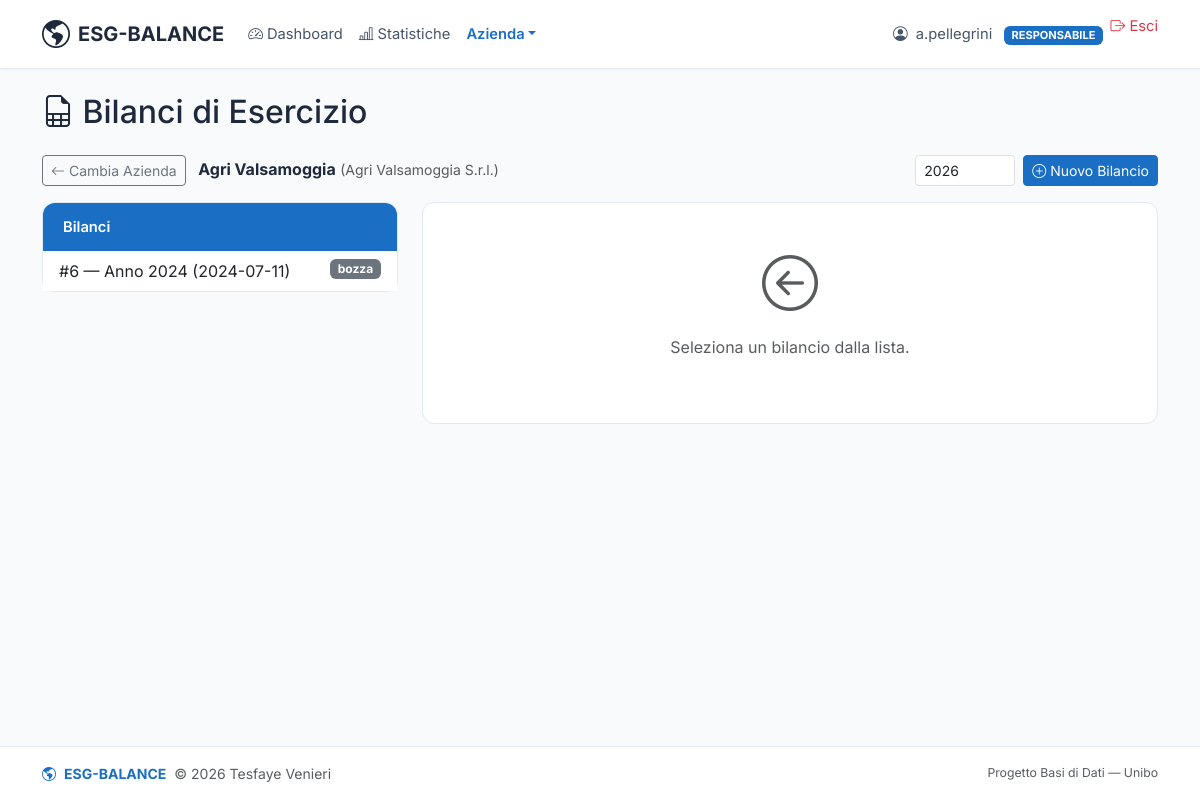
The app's page /pages/responsabile/bilancio.php?azienda=3 (signed in) with its own data.
### tables this page shows
CREATE TABLE aziende (
    id                      INT             NOT NULL AUTO_INCREMENT,
    nome                    VARCHAR(150)    NOT NULL,
    ragione_sociale         VARCHAR(200)    NOT NULL,
    partita_iva             VARCHAR(11)     NOT NULL,
    settore                 VARCHAR(100)    DEFAULT NULL,
    num_dipendenti          INT             DEFAULT NULL,
    logo                    VARCHAR(255)    DEFAULT NULL,
    nr_bilanci              INT             DEFAULT 0,
    username_responsabile   VARCHAR(50)     NOT NULL,
    PRIMARY KEY (id),
    UNIQUE KEY (ragione_sociale),
    UNIQUE KEY (partita_iva),
    FOREIGN KEY (username_responsabile) REFERENCES responsabili(username) ON DELETE CASCADE
);

CREATE TABLE bilanci (
    id              INT     NOT NULL AUTO_INCREMENT,
    id_azienda      INT     NOT NULL,
    anno            YEAR    NOT NULL,
    data_creazione  DATE    NOT NULL,
    stato           ENUM('bozza','in_revisione','approvato','respinto') DEFAULT 'bozza',
    PRIMARY KEY (id),
    UNIQUE KEY (id_azienda, anno),
    FOREIGN KEY (id_azienda) REFERENCES aziende(id) ON DELETE CASCADE
);

### includes/auth.php (called while the page is built, shortened)
<?php
function currentUser(): ?string
{
    return $_SESSION['username'] ?? null;
}

### includes/db.php (called while the page is built, shortened)
<?php
function query(string $sql, array $params = []): array
{
    $pdo = getDBConnection();
    $stmt = $pdo->prepare($sql);
    $stmt->execute($params);
    return $stmt->fetchAll();
}
function queryOne(string $sql, array $params = []): ?array
{
    $rows = query($sql, $params);
    return $rows[0] ?? null;
}

### includes/functions.php (called while the page is built, shortened)
<?php
function statoBadgeClass(string $stato): string
{
    return match ($stato) {
        'bozza'        => 'bg-secondary text-white',
        'in_revisione' => 'bg-accent text-white',
        'approvato'    => 'bg-success text-white',
        'respinto'     => 'bg-danger text-white',
        default        => 'bg-secondary text-white',
    };
}

### pages/responsabile/bilancio.php (the view, shortened to what this page needs)
<?php
require_once __DIR__ . '/../../includes/auth.php';
require_once __DIR__ . '/../../includes/db.php';
require_once __DIR__ . '/../../includes/functions.php';
$username = currentUser();
$id_azienda  = (int)($_GET['azienda'] ?? 0);
$id_bilancio = (int)($_GET['bilancio'] ?? 0);
$azienda = null;
if ($id_azienda > 0) {
    $azienda = queryOne(
        "SELECT * FROM aziende WHERE id = ? AND username_responsabile = ?",
        [$id_azienda, $username]
    );
}
$aziende = query(
    "SELECT id, nome, ragione_sociale FROM aziende WHERE username_responsabile = ? ORDER BY nome",
    [$username]
);
$bilanci = [];
if ($azienda) {
    $bilanci = query(
        "SELECT * FROM bilanci WHERE id_azienda = ? ORDER BY data_creazione DESC",
        [$id_azienda]
    );
}
$valori_bilancio = [];
$bilancio_sel = null;
$voci = query("SELECT nome FROM voci_contabili ORDER BY nome");
require_once __DIR__ . '/../../includes/header.php';
?>
<h2 class="mb-4"><i class="bi bi-file-earmark-spreadsheet"></i> Bilanci di Esercizio</h2>
<?php if (!$azienda): ?>
    <div class="card">
        <div class="card-header bg-accent text-white">Seleziona Azienda</div>
        <div class="card-body">
            <?php if (empty($aziende)): ?>
                <p class="text-muted">Nessuna azienda registrata. <a href="aziende.php">Registrane una</a>.</p>
            <?php else: ?>
                <div class="list-group">
                    <?php foreach ($aziende as $a): ?>
                        <a href="bilancio.php?azienda=<?php echo $a['id']; ?>" class="list-group-item list-group-item-action">
                            <strong><?php echo htmlspecialchars($a['nome']); ?></strong>
                            <small class="text-muted">— <?php echo htmlspecialchars($a['ragione_sociale']); ?></small>
                        </a>
                    <?php endforeach; ?>
                </div>
            <?php endif; ?>
        </div>
    </div>
<?php else: ?>
    <div class="d-flex justify-content-between align-items-center mb-3">
        <div>
            <a href="bilancio.php" class="btn btn-outline-secondary btn-sm"><i class="bi bi-arrow-left"></i> Cambia Azienda</a>
            <span class="ms-2 fw-bold"><?php echo htmlspecialchars($azienda['nome']); ?></span>
            <small class="text-muted">(<?php echo htmlspecialchars($azienda['ragione_sociale']); ?>)</small>
        </div>
        <form method="POST" class="d-inline d-flex align-items-center gap-2">
            <input type="number" name="anno" class="form-control form-control-sm" style="width:100px"
                placeholder="Anno" min="2000" max="2099" value="<?php echo date('Y'); ?>" required>
            <button type="submit" class="btn btn-accent btn-sm"><i class="bi bi-plus-circle"></i> Nuovo Bilancio</button>
        </form>
    </div>
    <div class="row g-4">
        <div class="col-md-4">
            <div class="card">
                <div class="card-header bg-accent text-white">Bilanci</div>
                <div class="card-body p-0">
                    <?php if (empty($bilanci)): ?>
                        <p class="text-muted p-3">Nessun bilancio.</p>
                    <?php else: ?>
                        <div class="list-group list-group-flush">
                            <?php foreach ($bilanci as $b): ?>
                                <a href="bilancio.php?azienda=<?php echo $id_azienda; ?>&bilancio=<?php echo $b['id']; ?>"
                                    class="list-group-item list-group-item-action <?php echo $b['id'] == $id_bilancio ? 'active' : ''; ?>">
                                    #<?php echo $b['id']; ?> — Anno <?php echo $b['anno']; ?> (<?php echo $b['data_creazione']; ?>)
                                    <span class="badge <?php echo statoBadgeClass($b['stato']); ?> float-end"><?php echo $b['stato']; ?></span>
                                </a>
                            <?php endforeach; ?>
                        </div>
                    <?php endif; ?>
                </div>
            </div>
        </div>
        <div class="col-md-8">
            <?php if ($bilancio_sel): ?>
                <div class="card mb-3">
                    <div class="card-header bg-accent text-white">
                        Bilancio #<?php echo $bilancio_sel['id']; ?> (<?php echo $bilancio_sel['data_creazione']; ?>)
                        <span class="badge text-uppercase px-3 py-2
                            <?php echo statoBadgeClass($bilancio_sel['stato']); ?> float-end">
                            <?php echo $bilancio_sel['stato']; ?></span>
                    </div>
                    <div class="card-body">
                        <?php if (empty($valori_bilancio)): ?>
                            <p class="text-muted">Nessuna voce compilata.</p>
                        <?php else: ?>
                            <table class="table table-sm">
                                <thead>
                                    <tr>
                                        <th>Voce Contabile</th>
                                        <th class="text-end">Valore</th>
                                    </tr>
                                </thead>
                                <tbody>
                                    <?php foreach ($valori_bilancio as $vb): ?>
                                        <tr>
                                            <td><?php echo htmlspecialchars($vb['nome_voce']); ?></td>
                                            <td class="text-end">&euro; <?php echo number_format($vb['valore'], 2, ',', '.'); ?></td>
                                        </tr>
                                    <?php endforeach; ?>
                                </tbody>
                            </table>
                        <?php endif; ?>
                        <a href="indicatori_bilancio.php?bilancio=<?php echo $bilancio_sel['id']; ?>&azienda=<?php echo $id_azienda; ?>"
                            class="btn btn-outline-info btn-sm">
                            <i class="bi bi-graph-up"></i> Gestisci Indicatori ESG
                        </a>
                    </div>
                </div>
                <?php if ($bilancio_sel['stato'] === 'bozza'): ?>
                    <div class="card">
                        <div class="card-header bg-accent text-white">Inserisci Valore</div>
                        <div class="card-body">
                            <form method="POST">
                                <?php csrfField(); ?>
                                <input type="hidden" name="action" value="inserisci_valore">
                                <input type="hidden" name="id_bilancio" value="<?php echo $bilancio_sel['id']; ?>">
                                <div class="row">
                                    <div class="col-md-5 mb-3">
                                        <label for="nome_voce" class="form-label">Voce Contabile</label>
                                        <select class="form-select" id="nome_voce" name="nome_voce" required>
                                            <option value="">Seleziona...</option>
                                            <?php foreach ($voci as $v): ?>
                                                <option value="<?php echo htmlspecialchars($v['nome']); ?>">
                                                    <?php echo htmlspecialchars($v['nome']); ?>
                                                </option>
                                            <?php endforeach; ?>
                                        </select>
                                    </div>
                                    <div class="col-md-4 mb-3">
                                        <label for="valore" class="form-label">Valore (&euro;)</label>
                                        <input type="number" class="form-control" id="valore" name="valore"
                                            step="0.01" required>
                                    </div>
                                    <div class="col-md-3 mb-3 d-flex align-items-end">
                                        <button type="submit" class="btn btn-accent w-100">Inserisci</button>
                                    </div>
                                </div>
                            </form>
                        </div>
                    </div>
                <?php endif; ?>
            <?php else: ?>
                <div class="card">
                    <div class="card-body text-center text-muted py-5">
                        <i class="bi bi-arrow-left-circle display-4"></i>
                        <p class="mt-3">Seleziona un bilancio dalla lista.</p>
                    </div>
                </div>
            <?php endif; ?>
        </div>
    </div>
<?php endif; ?>
<?php require_once __DIR__ . '/../../includes/footer.php'; ?>

### assets/css/style.css (style rules this page uses)
body { font-family: 'Inter', sans-serif; min-height: 100vh; display: flex; flex-direction: column; background-color: #f8fafc; color: #1e293b; }
.bg-accent { background-color: #1a6fc4 !important; }
.btn-accent { background-color: #1a6fc4; color: #fff; border: 1px solid #1a6fc4; }
.card { border: 1px solid #e2e8f0; border-radius: 0.75rem; margin-bottom: 1.5rem; }
.card-header { border-radius: 0.75rem 0.75rem 0 0 !important; font-weight: 600; font-size: 0.92rem; padding: 0.8rem 1.25rem; border-bottom: 1px solid #e2e8f0; background-color: #f8fafc; }
.card-header.bg-accent { background-color: #1a6fc4 !important; color: #fff; border-bottom: none; }

### records on screen
aziende: nome "Agri Valsamoggia", ragione_sociale "Agri Valsamoggia S.r.l."
bilanci: id "6", anno "2024", data_creazione "2024-07-11", stato "bozza"

### other values on screen
$current_user "a.pellegrini"
$current_role "RESPONSABILE"
